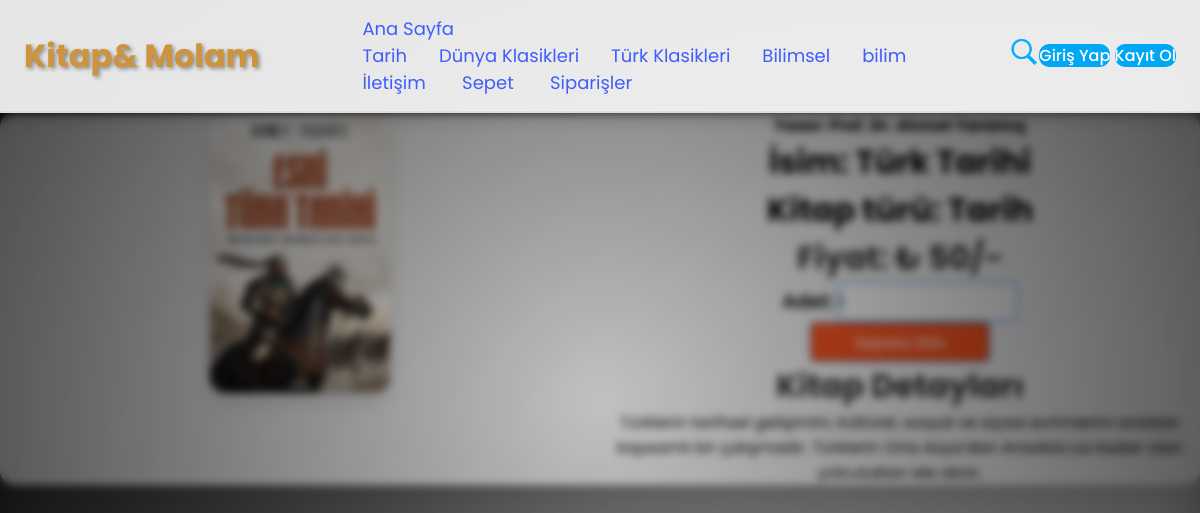
The page /book_details.php?details=1 on the database its author committed.
### tables this page shows
CREATE TABLE `book_info` (
  `bid` int(100) NOT NULL,
  `name` varchar(255) DEFAULT NULL,
  `title` varchar(255) DEFAULT NULL,
  `price` decimal(10,0) NOT NULL,
  `category` varchar(50) NOT NULL,
  `description` text NOT NULL,
  `image` varchar(1000) DEFAULT NULL,
  `date` datetime NOT NULL DEFAULT current_timestamp(),
  `stock` int(11) NOT NULL DEFAULT 100,
  `discount` decimal(5,2) DEFAULT 0.00
);

### book_details.php (the view, shortened to what this page needs)
<?php
include 'config.php';
?>
<!DOCTYPE html>
<html lang="tr">
<head>
    <link rel="stylesheet" href="./css/index_book.css">
</head>
<body>
    <?php
    include 'index_header.php';
    ?>
    <div class="details">
        <?php
        if (isset($_GET['details'])) {
            $get_id = $_GET['details'];
            $get_book = mysqli_query($conn, "SELECT * FROM `book_info` WHERE bid = '$get_id'") or die('sorgu başarısız');
            if (mysqli_num_rows($get_book) > 0) {
                while ($fetch_book = mysqli_fetch_assoc($get_book)) {
        ?>
                    <div class="row_box">
                        <form style="display: flex ;" action="" method="POST">
                            <div class="col_box">
                                <img src="./added_books/<?php echo $fetch_book['image']; ?>" alt="<?php echo $fetch_book['name']; ?>">
                            </div>
                            <div class="col_box">
                                <h4>Yazar: <?php echo $fetch_book['title']; ?></h4>
                                <h1>İsim: <?php echo $fetch_book['name']; ?></h1>
                                <h1>Kitap türü: <?php echo $fetch_book['category']; ?></h1>
                                <h3>Fiyat: ₺ <?php echo $fetch_book['price']; ?>/-</h3>
                                <label for="quantity">Adet:</label>
                                <input type="number" name="quantity" value="1" min="1" max="10" id="quantity">
                                <div class="buttons" style="text-align: center;">
    <input type="submit" name="add_to_cart" value="Sepete Ekle" class="btn"
           style="display: inline-block; margin: 0 auto !important; padding: 10px 20px; background-color: #ff5722; color: white; border-radius: 5px;">
</div>
                                <h3>Kitap Detayları</h3>
                                <p><?php echo $fetch_book['description']; ?></p>
                            </div>
                        </form>
                    </div>
        <?php
                }
            }
        } else {
            echo '<script>document.querySelector(".edit-product-form").style.display = "none";</script>';
        }
        ?>
    </div>
</body>
</html>

### css/index_book.css (style rules this page uses)
* { margin: 0; padding: 0; font-family: 'Poppins', sans-serif; box-sizing: border-box; }
body { background: linear-gradient(135deg, #1a73e8, #4fc3f7, #81d4fa); background-size: 300% 300%; animation: gradientMove 6s infinite alternate; min-height: 100vh; padding: 0 2rem; overflow-x: hidden; }
.details { padding: 30px; max-width: 1400px; margin: 50px auto 0; background: rgba(255, 255, 255, 0.9); border-radius: 15px; box-shadow: 0 15px 40px rgba(0, 0, 0, 0.15); }
.details .row_box { display: flex; flex-wrap: wrap; justify-content: space-between; align-items: center; }
.details .col_box { flex: 1 1 45%; padding: 20px; text-align: center; }
.details .col_box img { max-height: 400px; border-radius: 15px; box-shadow: 0 10px 20px rgba(0, 0, 0, 0.1); }
.details h3 { font-size: 2rem; color: #333; font-weight: 700; margin: 1.5rem 0; }
.details label { font-size: 1.2rem; font-weight: 600; margin-top: 10px; display: inline-block; }
.details input { width: 180px; height: 40px; padding: 5px; font-size: 1rem; margin-left: 10px; border-radius: 5px; border: 1px solid #007bff; }
.details .buttons { margin-top: 20px; }

### css/hello.css (style rules this page uses)
* { margin: 0 !important; padding: 0 !important; font-family: "Poppins", sans-serif !important; box-sizing: border-box !important; text-decoration: none !important; }
body { background: linear-gradient(135deg, #000000, #ffffff) !important; min-height: 100vh !important; width: 100% !important; background-size: cover !important; background-attachment: fixed !important; overflow-x: hidden !important; position: relative !important; }
body::before { content: "" !important; position: absolute !important; top: 0 !important; left: 0 !important; width: 100% !important; height: 100% !important; background-image: url("https://www.transparenttextures.com/patterns/noise.png") !important; opacity: 0.05 !important; z-index: 1 !important; pointer-events: none !important; }
body::after { content: "" !important; position: absolute !important; top: 0 !important; left: 0 !important; width: 100% !important; height: 100% !important; background: radial-gradient(circle, rgba(0, 0, 0, 0.2), rgba(0, 0, 0, 0.7)) !important; z-index: 2 !important; pointer-events: none !important; backdrop-filter: blur(4px) !important; }

### book_details.php (style rules this page uses)
* { margin: 0; padding: 0; font-family: 'Poppins', sans-serif; box-sizing: border-box; }
body { background: linear-gradient(135deg, #000000, #444444, #888888); background-size: 300% 300%; animation: gradientMove 6s infinite alternate; min-height: 100vh; padding: 0 2rem; overflow-x: hidden; }
.details { padding: 30px; max-width: 1400px; margin: 50px auto 0; background: rgba(255, 255, 255, 0.9); border-radius: 15px; box-shadow: 0 15px 40px rgba(0, 0, 0, 0.15); }
.details .row_box { display: flex; flex-wrap: wrap; justify-content: space-between; align-items: center; }
.details .col_box { flex: 1 1 45%; padding: 20px; text-align: center; }
.details .col_box img { max-height: 400px; border-radius: 15px; box-shadow: 0 10px 20px rgba(0, 0, 0, 0.1); }
.details h3 { font-size: 2rem; color: #333; font-weight: 700; margin: 1.5rem 0; }
.details label { font-size: 1.2rem; font-weight: 600; margin-top: 10px; display: inline-block; }
.details input { width: 180px; height: 40px; padding: 5px; font-size: 1rem; margin-left: 10px; border-radius: 5px; border: 1px solid #007bff; }
.details .buttons { margin-top: 20px; }

### index_header.php (style rules this page uses)
body { background: linear-gradient(135deg, #3f5efb, #fc466b); min-height: 100vh; width: 100%; background-size: cover; background-attachment: fixed; overflow-x: hidden; position: relative; box-shadow: inset 0 0 50px rgba(0, 0, 0, 0.3); }
body::before { content: ""; position: absolute; top: 0; left: 0; width: 100%; height: 100%; background-image: url("https://www.transparenttextures.com/patterns/noise.png"); opacity: 0.05; z-index: 1; pointer-events: none; }

### rows shown on the page
book_info: image (picture), title "Prof. Dr. Ahmet Yaramış", name "Türk Tarihi", category "Tarih", price "50", description "Türklerin tarihsel gelişimini, kültürel, sosyal ve siyasi evrimlerini anlatan kapsamlı bir çalışmadır. Türklerin Orta Asya’dan Anadolu’ya kadar olan yolculukları ele alınır."

### other values the page prints
$category_name "Tarih"
$category_name "Dünya Klasikleri"
$category_name "Türk Klasikleri"
$category_name "Bilimsel"
$category_name "bilim"
